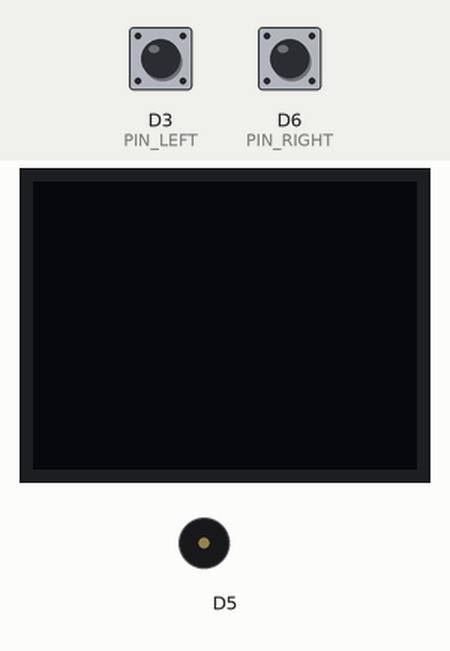
This sketch was run on a simulated ESP8266 (NodeMCU). Shown: 64×48 one-colour display, buzzer (waves = sounding). The test bench sets the inputs (shaded band); at power-on: D3 (PIN_LEFT) HIGH, D6 (PIN_RIGHT) HIGH. EEPROM starts erased.

Above: at 1.2 s.
1.3 s: D3 (PIN_LEFT) pulled LOW for 3.2 s
At 4.9 s:
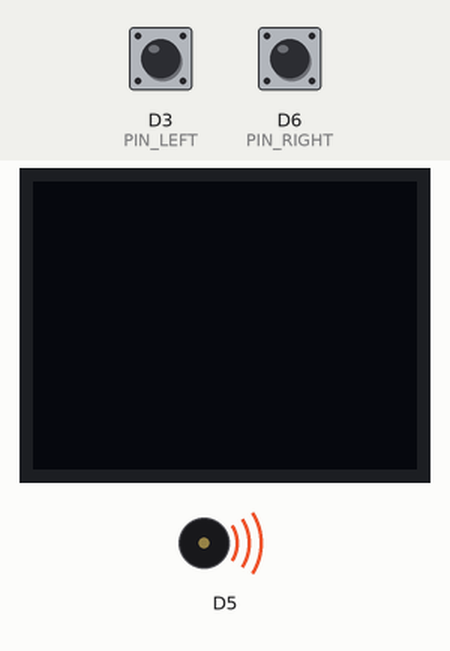
6.5 s: D6 (PIN_RIGHT) pulled LOW for 3.2 s
At 9.6 s:
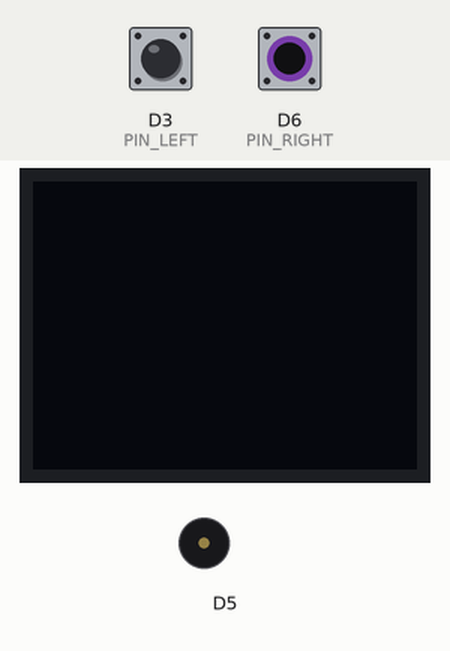
12.2 s: D3 (PIN_LEFT) pulled LOW for 3.2 s
At 17.7 s:
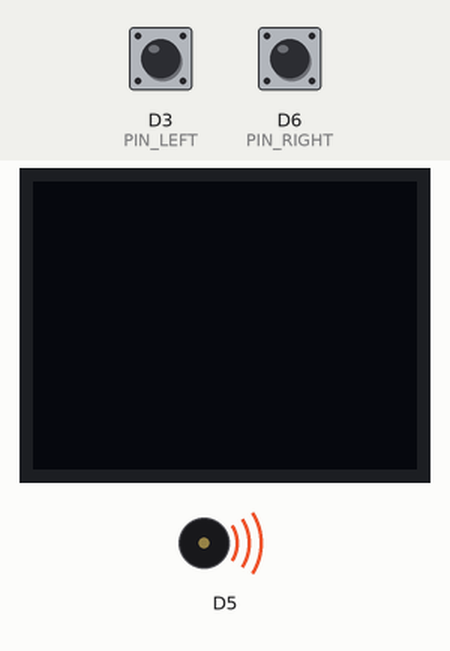
Timing chart, 0 to 19.3 s (numbered marks = the images above; inputs shaded):
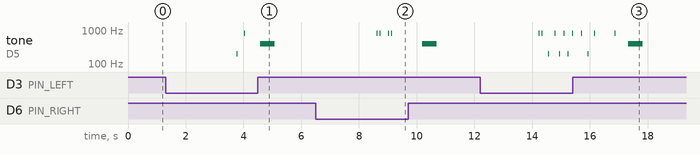

Measured:
- after the input at 1.3 s, tone on D5: plays 200 Hz for 0.02 s, 800 Hz for 0.01 s, 400 Hz for 0.50 s, starting after 2.5 s
- after the input at 6.5 s, tone on D5: plays 800 Hz for 0.01 s, 800 Hz for 0.01 s, 800 Hz for 0.01 s, 800 Hz for 0.01 s, 400 Hz for 0.50 s, starting after 2.1 s
- after the input at 12.2 s, tone on D5: plays 800 Hz for 0.01 s, 800 Hz for 0.01 s, 200 Hz for 0.02 s, 800 Hz for 0.01 s, 200 Hz for 0.02 s, 800 Hz for 0.01 s … (13 notes in this stretch), starting after 2.0 s

The sketch:

MiniGame.ino
```cpp
// (licence header left out)
#include <ESP8266WiFi.h>
#include <Wire.h>

#include "Sound.h"
#include "Graphics.h"
#include "Sprite.h"
#include "Paddle.h"
#include "Ball.h"
#include "Environment.h"
#include <EEPROM.h>

/************************* SETUP *********************************/
const int oledJumper = 0;  // I2C 0=0x3C, 1=0x3D
const int USE_STANDBY = true;
/************************* Other settings ****************************/
/*
const int D0 = 16;
const int D1 = 5;     //oled
const int D2 = 4;     //oled
const int D3 = 0;     //button base
const int D4 = 2;     //led
const int D5 = 14;    //buzzer
const int D6 = 12;
const int D7 = 13;
const int D8 = 15;    //pull down
*/

//4,5,12,13,14 and 16

Sound sound(D5);
Graphics oled(oledJumper);
Environment environment(oled, sound);

void setup()
{
  //Serial.begin(115200);
  oled.begin();
  oled.clear(ALL);
  oled.display();

  if(USE_STANDBY)
  {
    EEPROM.begin(4);
    unsigned char onOff = EEPROM.read(0);
    onOff = onOff ? 0 : 255;
    EEPROM.write(0, onOff);
    EEPROM.commit();
    if(onOff)
    {
      ESP.deepSleep(0, WAKE_RF_DISABLED);
    }
  }

  pinMode(D6, INPUT_PULLUP);
  pinMode(D3, INPUT_PULLUP);
}

float fps = 0;
unsigned int oldTime = 0;
void loop()
{
  unsigned int t = millis();
  float dt = (t - oldTime) * 0.001;
  fps = fps * 0.9f + 0.1f * 1000.0f / (t - oldTime);
  oldTime = t;
  oled.clear(PAGE);
  oled.setCursor(0, 0);
  //oled.print(fps);
  //oled.println("fps");
  environment.move(dt);
  environment.draw();
  oled.display();
  sound.process(t);
}
```

Ball.cpp
```cpp
// (licence header left out)
#include "Environment.h"
#include "Ball.h"
#include "Sprite.h"

const unsigned char SPRITE_BALL_NORMAL[] = {
  3, 3,
  0, 255, 0,
  255, 0, 255,
  0, 255, 0,
  1, 1,
};

Sprite spriteBallNormal(SPRITE_BALL_NORMAL);

Ball::Ball(Environment& e)
:environment(e)
{
  reset();
}

Ball::Ball(Environment& e, float startX, float startY, float startVx, float startVy)
:environment(e)
{
  x = startX;
  y = startY;
  vx = startVx;
  vy = startVy;
  speed = 14;
  normalize();
}

void Ball::reset()
{
  x = environment.XRES * 0.5f;
  y = environment.YRES - 3;
  vx = 25;
  vy = -33;
  speed = 50;
  normalize();
  status = STATUS_ACTIVE;
}

void Ball::normalize()
{
  float l = vx * vx + vy * vy;
  if(l == 0) return;
  l = 1.f / sqrt(l) * speed;
  vx *= l;
  vy *= l;
}

void Ball::draw()
{
  if(status != STATUS_ACTIVE) return;
  spriteBallNormal.draw(environment.graphics, int(x + 0.5f), int(y + 0.5f));
}

void Ball::move(float dt)
{
  if(status != STATUS_ACTIVE) return;
  float nx = x + vx * dt;
  float ny = y + vy * dt;
  if(nx < 0)
  {
    nx = 0;
    vx = -vx;
    environment.sound.beep(800, 10);
    return;
  }
  if(nx > environment.XRES - 1)
  {
    nx = environment.XRES - 1;
    vx = -vx;
    environment.sound.beep(800, 10);
    return;
  }
  if(ny < 0)
  {
    ny = 0;
    vy = -vy;
    environment.sound.beep(800, 10);
    return;
  }
  if(ny > environment.YRES - 1)
  {
    //ny = environment.YRES - 1;
    //vy = -vy;
    status = STATUS_INACTIVE;
    environment.sound.beep(400, 500);
    return;
  }

  if(vy > 0 && environment.player.hit(x, y))
  {
    environment.player.reflect(*this);
    return;
  }

  x = nx;
  y = ny;
}
```

Ball.h
```cpp
// (licence header left out)
#pragma once
class Environment;

class Ball
{
  public:
  float x, y;
  float vx, vy;
  float speed;
  const float RADIUS = 1.5f;
  int status;
  static const int STATUS_INACTIVE = 0;
  static const int STATUS_ACTIVE = 1;
  Environment& environment;
  Ball(Environment& e);
  Ball(Environment& e, float startX, float startY, float startVx, float startVy);
  void normalize();
  void reset();
  void draw();
  void move(float dt);
};
```

Block.cpp
```cpp
// (licence header left out)
#include "Block.h"
#include "Sprite.h"
#include "Environment.h"

const unsigned char SPRITE_TYPE_BASIC[] = {
  8, 3,
  255, 255, 255, 255, 255, 255, 255, 255,
  255, 0, 0, 0, 0, 0, 0, 255,
  255, 255, 255, 255, 255, 255, 255, 255,
  0, 0,
};
const unsigned char SPRITE_TYPE_SOLID[] = {
  8, 3,
  255, 255, 255, 255, 255, 255, 255, 255,
  255, 255, 255, 255, 255, 255, 255, 255,
  255, 255, 255, 255, 255, 255, 255, 255,
  0, 0,
};
const unsigned char SPRITE_TYPE_HARD2[] = {
  8, 3,
  255, 255, 255, 255, 255, 255, 255, 255,
  255, 0, 255, 0, 255, 0, 255, 128,
  255, 255, 255, 255, 255, 255, 255, 255,
  0, 0,
};
const unsigned char SPRITE_TYPE_SPAWN11[] = {
  8, 3,
  0, 255, 255, 0, 0, 255, 255, 0,
  255, 0, 0, 255, 255, 0, 0, 255,
  0, 255, 255, 0, 0, 255, 255, 0,
  0, 0,
};
const unsigned char SPRITE_TYPE_SPAWN22[] = {
  8, 3,
  0, 255, 0, 255, 255, 0, 255, 0,
  255, 0, 255, 0, 0, 255, 0, 255,
  0, 255, 0, 255, 255, 0, 255, 0,
  0, 0,
};

const unsigned char SPRITE_TYPE_DUMMY[] = {
  8, 3,
  255, 0, 0, 0, 0, 0, 0, 255,
  0, 0, 0, 0, 0, 0, 0, 0,
  255, 0, 0, 0, 0, 0, 0, 255,
  0, 0,
};

Sprite spriteTypeBasic(SPRITE_TYPE_BASIC);
Sprite spriteTypeSolid(SPRITE_TYPE_SOLID);
Sprite spriteTypeHard1(SPRITE_TYPE_HARD2);
Sprite spriteTypeHard2(SPRITE_TYPE_HARD2);
Sprite spriteTypeSpawn11(SPRITE_TYPE_SPAWN11);
Sprite spriteTypeSpawn21(SPRITE_TYPE_SPAWN22);
Sprite spriteTypeSpawn22(SPRITE_TYPE_SPAWN22);
Sprite spriteTypeDummy(SPRITE_TYPE_DUMMY);

Sprite *blockSprite[] = {0, &spriteTypeBasic, &spriteTypeSolid, &spriteTypeHard1, &spriteTypeHard2, 0, &spriteTypeSpawn11, 0, &spriteTypeSpawn21, &spriteTypeSpawn22};

Block::Block()
{

}

void Block::init(Environment &e, int t, int x, int y)
{
  this->x = x;
  this->y = y;
  environment = &e;
  type = t;
}

void Block::degrade()
{
  const int score[] = {
    0,
    10,
    0,
    20,
    0,
    0,
    5,
    0,
    10,
    0
    };
  const int sound[] = {
    0,
    200,
    2000,
    200,
    300,
    180,
    260,
    180,
    260,
    420,
    };
  const int newType[] = {
    TYPE_GONE,
    TYPE_GONE,
    TYPE_SOLID,
    TYPE_GONE,
    TYPE_HARD1,
    TYPE_SPAWN10,
    TYPE_SPAWN10,
    TYPE_SPAWN20,
    TYPE_SPAWN20,
    TYPE_SPAWN21
    };
    environment->sound.beep(sound[type], 20);
    environment->score += score[type];

    if(type != newType[type])
    {
      type = newType[type];
      if(type == TYPE_SPAWN10 || type == TYPE_SPAWN20)
        timer = SPAWN_TIME;
    }
}

bool Block::destroy()
{

}

void Block::move(float dt)
{
  if(type == TYPE_SPAWN10 || type == TYPE_SPAWN20)
  {
    timer -= dt;
    if(timer <= 0)
    {
        if(type == TYPE_SPAWN10)
          type = TYPE_SPAWN11;
        if(type == TYPE_SPAWN20)
          type = TYPE_SPAWN22;
    }
  }
}

void Block::draw()
{
  if(blockSprite[type] != 0)
    blockSprite[type]->draw(environment->graphics, x * WIDTH, y * HEIGHT);
}

bool Block::hit(float bx, float by)
{
  if(!isVisible()) return false;
  if(bx < x * WIDTH || bx >= (x * WIDTH + WIDTH) || by < y * HEIGHT || by >= (y * HEIGHT + HEIGHT)) return false;
  return true;
}

void Block::reflect(Ball& b)
{
  int rx = (b.x + 0.5f) - x * WIDTH;
  int ry = (b.y + 0.5f) - y * HEIGHT;

  if(rx == 0)
  {
    if(b.vx > 0)
    {
      b.vx = -b.vx;
      degrade();
    }
    /*if(ry == 0)
    {
      if(b.vx > 0)
      {
        b.vx = -b.vx;
      }
    }
    else if(ry == HEIGHT - 1)
    {
    }*/
  }
  else
  if(rx == WIDTH - 1)
  {
/*    if(ry == 0)
    {
    }
    else if(ry == HEIGHT - 1)
    {
    }*/
    if(b.vx < 0)
    {
      b.vx = -b.vx;
      degrade();
    }
  }
  if(ry == 0)
  {
    if(b.vy > 0)
    {
      b.vy = -b.vy;
      degrade();
    }
  }
  else if(ry == HEIGHT - 1)
  {
    if(b.vy < 0)
    {
      b.vy = -b.vy;
      degrade();
    }
  }
}

bool Block::isVisible()
{
  return blockSprite[type] != 0;
}

bool Block::irelevant()
{
  const bool win[] = {true, false, true, false, false, true, true, true, true, true};
  return win[type];
}
```

Block.h
```cpp
// (licence header left out)
#pragma once
class Environment;
#include "Ball.h"

class Block
{
  public:
  int x, y;
  static const int WIDTH = 8;
  static const int HEIGHT = 3;
  int type;
  float timer;
  static const int TYPE_GONE = 0;
  static const int TYPE_BASIC = 1;
  static const int TYPE_SOLID = 2;
  static const int TYPE_HARD1 = 3;
  static const int TYPE_HARD2 = 4;
  static const int TYPE_SPAWN10 = 5;
  static const int TYPE_SPAWN11 = 6;
  static const int TYPE_SPAWN20 = 7;
  static const int TYPE_SPAWN21 = 8;
  static const int TYPE_SPAWN22 = 9;
  static const int SPAWN_TIME = 3;
  Environment* environment;
  Block();
  void init(Environment& e, int type, int x, int y);
  void degrade();
  bool destroy();
  bool hit(float bx, float by);
  void reflect(Ball& b);
  void draw();
  void move(float dt);
  bool isVisible();
  bool irelevant();
};
```

Environment.cpp
```cpp
// (licence header left out)
#include "Environment.h"
#include "Block.h"
#include "Levels.h"

const int BLOCK_COLUMNS = 8;
const int BLOCK_ROWS = 10;
const int BLOCK_COUNT = BLOCK_COLUMNS * BLOCK_ROWS;
Block blocks[BLOCK_COUNT];

Environment::Environment(Graphics& g, Sound& s)
  :XRES(g.getLCDWidth()),
  YRES(g.getLCDHeight()),
  ball(*this),
  player(*this),
  graphics(g),
  sound(s)
{
  startGame();
}

void Environment::startGame()
{
  score = 0;
  level = 0;
  lives = 3;
  initLevel();
  ball.reset();
  ready();
}

void Environment::ready()
{
    status = STATUS_READY;
    timer = 3;
}

bool Environment::isBlockVisible(int c, int r)
{
  if(r < 0 || r >= BLOCK_ROWS) return false;
  if(c < 0 || c >= BLOCK_COLUMNS) return false;
  return blocks[r * BLOCK_COLUMNS + c].isVisible();
}

void Environment::initLevel()
{
  for(int y = 0; y < BLOCK_ROWS; y++)
    for(int x = 0; x < BLOCK_COLUMNS; x++)
      blocks[y * BLOCK_COLUMNS + x].init(*this, levels[level][y * BLOCK_COLUMNS + x], x, y);
}

void Environment::nextLevel()
{
  if(level == 9)
  {
    status = STATUS_FINISH;
    return;
  }
  level++;
  lives++;
  initLevel();
  ball.reset();
  ready();
}

void Environment::move(float dt)
{
  if(status == STATUS_GAME_OVER || status == STATUS_FINISH)
  {
    timer -= dt;
    if(timer <= 0)
    if(digitalRead(PIN_LEFT) == LOW || digitalRead(PIN_RIGHT) == LOW)
       startGame();
    return;
  }
  if(status == STATUS_READY)
  {
    timer -= dt;
    if(timer <= 0)
    if(digitalRead(PIN_LEFT) == LOW || digitalRead(PIN_RIGHT) == LOW)
       status = STATUS_RUNNING;
  }
  for(int i = 0; i < BLOCK_COUNT; i++)
    blocks[i].move(dt);
  if(digitalRead(PIN_LEFT) == LOW)
  {
    if(status == STATUS_START)
      status = STATUS_RUNNING;
    player.left(dt);
  }
  if(digitalRead(PIN_RIGHT) == LOW)
  {
    if(status == STATUS_START)
      status = STATUS_RUNNING;
    player.right(dt);
  }
  if(status == STATUS_RUNNING)
    ball.move(dt);
  for(int i = 0; i < BLOCK_COUNT; i++)
  if(blocks[i].hit(ball.x, ball.y))
  {
    blocks[i].reflect(ball);
    break;
  }

  if(ball.status == Ball::STATUS_INACTIVE)
  {
    lives--;
    if(lives == 0)
    {
      status = STATUS_GAME_OVER;
      timer = 3;
    }
    else
    {
      ball.reset();
      ready();
    }
  }
  for(int i = 0; i < BLOCK_COUNT; i++)
    if(!blocks[i].irelevant()) return;
  //still here.. level clear
  nextLevel();
}

void Environment::draw()
{
  if(status == STATUS_GAME_OVER)
  {
    float t = timer > 0 ? timer : 0;
    graphics.setCursor(6, 8 + int(t * 20));
    graphics.println("GAME OVER");
    //if(timer <= 0)
    {
      graphics.setCursor(18, 20 + int(t * 30));
      graphics.print("score");
      int s = score;
      int p = 0;
      do{
        s /= 10;
        p++;
      }while(s > 0);
      p *= graphics.getFontWidth();
      graphics.setCursor((XRES - p) / 2 + t, 30 + int(t * 40));
      graphics.print(score);
    }
    return;
  }

  if(status == STATUS_FINISH)
  {
    float t = timer > 0 ? timer : 0;
    graphics.setCursor(8, 8 + int(t * 20));
    graphics.println("YOU WON!");
    //if(timer <= 0)
    {
      graphics.setCursor(18, 20 + int(t * 30));
      graphics.print("score");
      int s = score;
      int p = 0;
      do{
        s /= 10;
        p++;
      }while(s > 0);
      p *= graphics.getFontWidth();
      graphics.setCursor((XRES - p) / 2 + t, 30 + int(t * 40));
      graphics.print(score);
    }
    return;
  }

  for(int i = 0; i < lives; i++)
    graphics.pixel(i * 3, YRES - 1, 1, 0);
  for(int i = 0; i < BLOCK_COUNT; i++)
    blocks[i].draw();
  player.draw();
  ball.draw();

  if(status == STATUS_READY)
  {
    graphics.rectFill(8, 6, 48, 12, 0, 0);
    graphics.setCursor(11, 8);
    graphics.print("level ");
    graphics.print(level);
    if(timer <= 0)
    {
      graphics.rectFill(8, 18, 48, 12, 0, 0);
      graphics.setCursor(15, 20);
      graphics.println("ready?");
    }
  }
}
```

Environment.h
```cpp
// (licence header left out)
#pragma once
#include "Ball.h"
#include "Paddle.h"
#include "Sound.h"
#include "Graphics.h"

class Environment
{
  public:
  int XRES;
  int YRES;
  Ball ball;
  Paddle player;
  Sound& sound;
  Graphics& graphics;
  int status;
  const int STATUS_START = 0;
  const int STATUS_RUNNING = 1;
  const int STATUS_GAME_OVER = 2;
  const int STATUS_INTRO = 3;
  const int STATUS_READY = 4;
  const int STATUS_FINISH = 5;

  const int PIN_LEFT = D3;
  const int PIN_RIGHT = D6;

  int score;
  int level;
  int lives;
  float timer;
  Environment(Graphics& g, Sound& s);
  void startGame();
  void initLevel();
  void nextLevel();
  void ready();
  bool isBlockVisible(int c, int r);
  void move(float dt);
  void draw();
};
```

Graphics.cpp
```cpp
// (licence header left out)
#include "Graphics.h"

static const int SCREEN_BYTES = 384;
static uint8_t screen[SCREEN_BYTES];

Graphics::Graphics(int jumper)
  :MicroOLED(255, jumper)
{
  offscreen = getScreenBuffer();
  for(int i = 0; i < SCREEN_BYTES; i++)
    screen[i] = offscreen[i];
}

void Graphics::display()
{
  uint8_t i, j;
  for (i = 0; i < 6; i++)
  {
    setPageAddress(i);
    bool columnSet = false;
    for (j = 0 ;j < 0x40; j += 2)
    {
      int addr = i * 0x40 + j;
      if(offscreen[addr] != screen[addr] || offscreen[addr + 1] != screen[addr + 1])
      {
        screen[addr] = offscreen[addr];
        screen[addr + 1] = offscreen[addr + 1];
        if(!columnSet)
        {
          setColumnAddress(j);
          columnSet = true;
        }
        data(screen[addr]);
        data(screen[addr + 1]);
      }
      else
        columnSet = false;
    }
  }
}
```

Graphics.h
```cpp
// (licence header left out)
#pragma once
#include <SFE_MicroOLED.h>

class Graphics: public MicroOLED
{
  public:
  uint8_t *offscreen;

  Graphics(int jumper);
  void display();
};
```

Paddle.cpp
```cpp
// (licence header left out)
#include "Environment.h"
#include "Paddle.h"
#include "Sprite.h"

const unsigned char SPRITE_PADDLE_NORMAL[] = {
  11, 2,
  0, 255, 255,  255, 255, 255,  255, 255, 255, 255, 0,
  255, 255, 255,  255, 255, 255,  255, 255, 255, 255, 255,
  6, 1,
};

Sprite spritePaddleNormal(SPRITE_PADDLE_NORMAL);

Paddle::Paddle(Environment &e)
:environment(e)
{
  x = e.XRES * 0.5f;
  y = e.YRES - 1;
  speed = 70.f;
  width = spritePaddleNormal.sx;
}

void Paddle::draw()
{
  spritePaddleNormal.draw(environment.graphics, int(x + 0.5f), int(y + 0.5f));
}

void Paddle::left(float dt)
{
  x -= dt * speed;
  float minx = width * 0.5f;
  if(x < minx) x = minx;
}

void Paddle::right(float dt)
{
  x += dt * speed;
  float maxx = environment.XRES - 1 - width * 0.5f;
  if(x > maxx) x = maxx;
}

bool Paddle::hit(float bx, float by)
{
  return spritePaddleNormal.hit(int(bx - x + 0.5f), int(by - y + 0.5f));
}

float Paddle::corner(float bx)
{
  float cl = bx - (x - width * 0.5f);
  float cr = (x + width * 0.5f) - bx;
  if(cl >= 0 && cl <= 3)
    return cl - 3;
  if(cr >= 0 && cr <= 3)
    return 3 - cr;
  return 0;
}

void Paddle::reflect(Ball& b)
{
  if(b.vy < 0) return;
  b.vx +=  (b.x - x) / width * 70;
  b.vy = -b.vy;
  b.normalize();
  environment.sound.beep(1200, 20);
}
```

Paddle.h
```cpp
// (licence header left out)
#pragma once
class Environment;
#include "Ball.h"

class Paddle
{
  public:
  float x, y;
  float speed;
  int width;
  int state;
  bool magnetic;
  Environment& environment;

  Paddle(Environment &e);
  void draw();
  void left(float dt);
  void right(float dt);
  bool hit(float bx, float by);
  void reflect(Ball& ball);
  float corner(float bx);
};
```

Sound.cpp
```cpp
// (licence header left out)
#include <Arduino.h>
#include "Sound.h"

Sound::Sound(int pin)
{
  this->pin = pin;
  offTime = 0;
}

void Sound::beep(int freq, int duration)
{
  newTone = freq;
  this->duration = duration;
}

void Sound::process(int t)
{
  if(newTone)
  {
    offTime = t + duration;
    tone(pin, newTone, duration);
    newTone = 0;
  }
  else
  if(t > offTime)
    noTone(pin);
}
```

Sound.h
```cpp
// (licence header left out)
#pragma once
class Sound
{
  public:
  int pin;
  int freq;
  int duration;
  int offTime;
  int newTone;

  Sound(int pin);
  void beep(int beep, int duration);
  void process(int t);
};
```

Sprite.cpp
```cpp
// (licence header left out)
#include "Sprite.h"

Sprite::Sprite(const unsigned char *data)
{
  this->data = data;
  sx = data[0];
  sy = data[1];
  sprite = data + 2;
  points = sprite + sx * sy;
  cx = points[0];
  cy = points[1];
}

void Sprite::draw(Graphics& g, int x, int y, int layer)
{
  for(int j = 0; j < sy; j++)
    for(int i = 0; i < sx; i++)
    {
      int ax = x + i - cx;
      int ay = y + j - cy;
      int p = sprite[j * sx + i];
      if(p & (1 << LAYER_OPACITY))
        g.pixel(ax, ay, p & (1 << layer), NORM);
    }
}

bool Sprite::hit(int x, int y, int layer)
{
  x += cx;
  y += cy;
  if(x < 0 || y < 0 || x >= sx || y >= sy) return false;
  return sprite[y * sx + x] & (1 << layer) > 0;
}
```

Sprite.h
```cpp
// (licence header left out)
#pragma once
#include "Graphics.h"
class Sprite
{
  public:
  const unsigned char *data;
  const unsigned char *sprite;
  int sx, sy;
  int cx, cy;
  const unsigned char *points;

  const int LAYER_OPACITY = 7;

  Sprite(const unsigned char *data);
  void draw(Graphics& g, int x, int y, int layer = 0);
  bool hit(int x, int y, int layer = 1);
};
```

Source omitted: Levels.h (data table, 3231 bytes)
